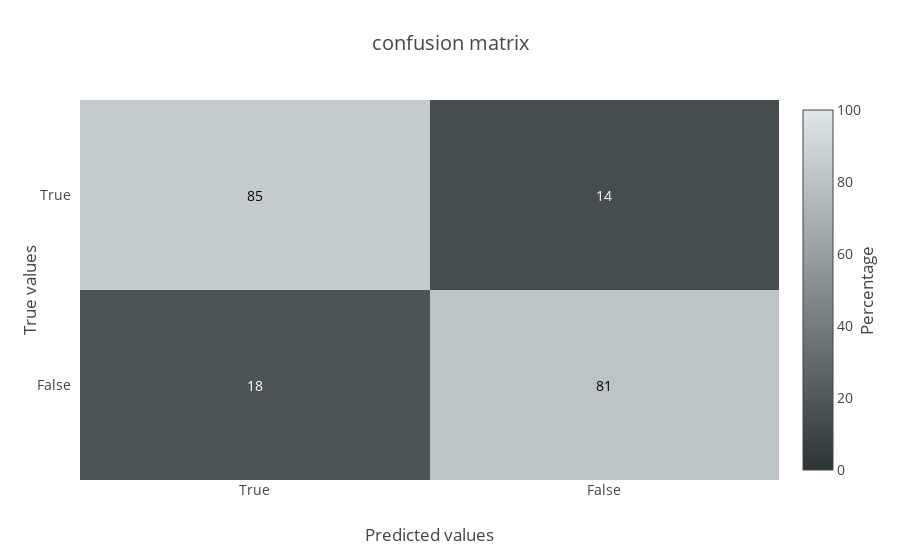

Notebook code for this chart:
### Code cell
m = plot_confusion_matrix(y_true=y_train, y_pred=cv_predict)
py.iplot(m, filename='fatigue/confusion_matrix_train')

### Figure 1 — Plotly figure (JSON) as saved in the notebook; plotly's stock layout.template omitted (floating-point values rounded to 4 significant figures)
{"data": [{"colorbar": {"title": "Percentage", "titleside": "right"}, "colorscale": [[0, "#2d3436"], [1, "#dfe6e9"]], "showscale": true, "type": "heatmap", "x": ["True", "False"], "y": ["True", "False"], "z": [[85, 14], [18, 81]], "zmax": 100, "zmin": 0}], "layout": {"annotations": [{"font": {"color": "#000000"}, "showarrow": false, "text": "85", "x": "True", "xref": "x1", "y": "True", "yref": "y1"}, {"font": {"color": "#FFFFFF"}, "showarrow": false, "text": "14", "x": "False", "xref": "x1", "y": "True", "yref": "y1"}, {"font": {"color": "#FFFFFF"}, "showarrow": false, "text": "18", "x": "True", "xref": "x1", "y": "False", "yref": "y1"}, {"font": {"color": "#000000"}, "showarrow": false, "text": "81", "x": "False", "xref": "x1", "y": "False", "yref": "y1"}], "font": {"size": 14}, "hovermode": "closest", "title": "confusion matrix", "xaxis": {"dtick": 1, "gridcolor": "rgb(0, 0, 0)", "side": "bottom", "ticks": "", "title": "Predicted values"}, "yaxis": {"autorange": "reversed", "dtick": 1, "ticks": "", "ticksuffix": "  ", "title": "True values"}}}
